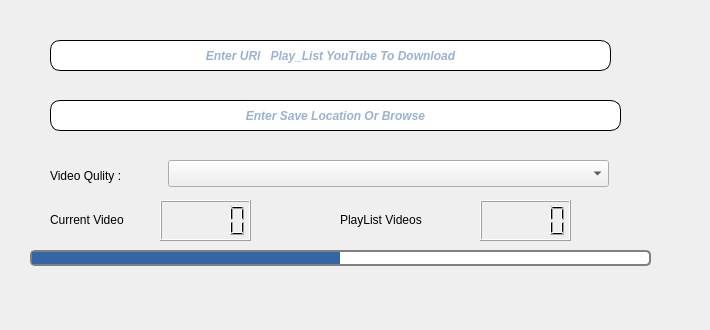
      <widget class="QWidget" name="tab_6">
       <attribute name="title">
        <string>PlayList</string>
       </attribute>
       <widget class="QLineEdit" name="lineEdit_5">
        <property name="geometry">
         <rect>
          <x>50</x>
          <y>40</y>
          <width>561</width>
          <height>31</height>
         </rect>
        </property>
        <property name="palette">
         <palette>
          <active>
           <colorrole role="WindowText">
            <brush brushstyle="SolidPattern">
             <color alpha="255">
              <red>52</red>
              <green>101</green>
              <blue>164</blue>
             </color>
            </brush>
           </colorrole>
           <colorrole role="Button">
            <brush brushstyle="SolidPattern">
             <color alpha="255">
              <red>221</red>
              <green>221</green>
              <blue>221</blue>
             </color>
            </brush>
           </colorrole>
           <colorrole role="Text">
            <brush brushstyle="SolidPattern">
             <color alpha="255">
              <red>52</red>
              <green>101</green>
              <blue>164</blue>
             </color>
            </brush>
           </colorrole>
           <colorrole role="ButtonText">
            <brush brushstyle="SolidPattern">
             <color alpha="255">
              <red>52</red>
              <green>101</green>
              <blue>164</blue>
             </color>
            </brush>
           </colorrole>
           <colorrole role="Base">
            <brush brushstyle="SolidPattern">
             <color alpha="255">
              <red>221</red>
              <green>221</green>
              <blue>221</blue>
             </color>
            </brush>
           </colorrole>
           <colorrole role="Window">
            <brush brushstyle="SolidPattern">
             <color alpha="255">
              <red>221</red>
              <green>221</green>
              <blue>221</blue>
             </color>
            </brush>
           </colorrole>
          </active>
          <inactive>
           <colorrole role="WindowText">
            <brush brushstyle="SolidPattern">
             <color alpha="255">
              <red>52</red>
              <green>101</green>
              <blue>164</blue>
             </color>
            </brush>
           </colorrole>
           <colorrole role="Button">
            <brush brushstyle="SolidPattern">
             <color alpha="255">
              <red>221</red>
              <green>221</green>
              <blue>221</blue>
             </color>
            </brush>
           </colorrole>
           <colorrole role="Text">
            <brush brushstyle="SolidPattern">
             <color alpha="255">
              <red>52</red>
              <green>101</green>
              <blue>164</blue>
             </color>
            </brush>
           </colorrole>
           <colorrole role="ButtonText">
            <brush brushstyle="SolidPattern">
             <color alpha="255">
              <red>52</red>
              <green>101</green>
              <blue>164</blue>
             </color>
            </brush>
           </colorrole>
           <colorrole role="Base">
            <brush brushstyle="SolidPattern">
             <color alpha="255">
              <red>221</red>
              <green>221</green>
              <blue>221</blue>
             </color>
            </brush>
           </colorrole>
           <colorrole role="Window">
            <brush brushstyle="SolidPattern">
             <color alpha="255">
              <red>221</red>
              <green>221</green>
              <blue>221</blue>
             </color>
            </brush>
           </colorrole>
          </inactive>
          <disabled>
           <colorrole role="WindowText">
            <brush brushstyle="SolidPattern">
             <color alpha="255">
              <red>52</red>
              <green>101</green>
              <blue>164</blue>
             </color>
            </brush>
           </colorrole>
           <colorrole role="Button">
            <brush brushstyle="SolidPattern">
             <color alpha="255">
              <red>221</red>
              <green>221</green>
              <blue>221</blue>
             </color>
            </brush>
           </colorrole>
           <colorrole role="Text">
            <brush brushstyle="SolidPattern">
             <color alpha="255">
              <red>52</red>
              <green>101</green>
              <blue>164</blue>
             </color>
            </brush>
           </colorrole>
           <colorrole role="ButtonText">
            <brush brushstyle="SolidPattern">
             <color alpha="255">
              <red>52</red>
              <green>101</green>
              <blue>164</blue>
             </color>
            </brush>
           </colorrole>
           <colorrole role="Base">
            <brush brushstyle="SolidPattern">
             <color alpha="255">
              <red>221</red>
              <green>221</green>
              <blue>221</blue>
             </color>
            </brush>
           </colorrole>
           <colorrole role="Window">
            <brush brushstyle="SolidPattern">
             <color alpha="255">
              <red>221</red>
              <green>221</green>
              <blue>221</blue>
             </color>
            </brush>
           </colorrole>
          </disabled>
         </palette>
        </property>
        <property name="font">
         <font>
          <weight>75</weight>
          <italic>true</italic>
          <bold>true</bold>
         </font>
        </property>
        <property name="acceptDrops">
         <bool>true</bool>
        </property>
        <property name="styleSheet">
         <string notr="true">QLineEdit
{
border:1px solid ;
border-radius :10px;
color:rgb(52, 101, 164);
}
QLineEdit::hover
{
	background-color: rgb(114, 159, 207);

}

</string>
        </property>
        <property name="alignment">
         <set>Qt::AlignCenter</set>
        </property>
        <property name="placeholderText">
         <string>Enter URl   Play_List YouTube To Download</string>
        </property>
        <property name="clearButtonEnabled">
         <bool>true</bool>
        </property>
       </widget>
       <widget class="QLineEdit" name="lineEdit_6">
        <property name="geometry">
         <rect>
          <x>50</x>
          <y>100</y>
          <width>571</width>
          <height>31</height>
         </rect>
        </property>
        <property name="font">
         <font>
          <weight>75</weight>
          <italic>true</italic>
          <bold>true</bold>
         </font>
        </property>
        <property name="styleSheet">
         <string notr="true">QLineEdit
{
border:1px solid ;
border-radius :10px;
color:rgb(52, 101, 164);
}
QLineEdit::hover
{
	background-color: rgb(114, 159, 207);
}
</string>
        </property>
        <property name="frame">
         <bool>true</bool>
        </property>
        <property name="alignment">
         <set>Qt::AlignCenter</set>
        </property>
        <property name="placeholderText">
         <string notr="true">Enter Save Location Or Browse</string>
        </property>
       </widget>
       <widget class="QLabel" name="label_16">
        <property name="geometry">
         <rect>
          <x>50</x>
          <y>160</y>
          <width>121</width>
          <height>31</height>
         </rect>
        </property>
        <property name="text">
         <string>Video Qulity :</string>
        </property>
       </widget>
       <widget class="QPushButton" name="pushButton_12">
        <property name="geometry">
         <rect>
          <x>630</x>
          <y>90</y>
          <width>71</width>
          <height>51</height>
         </rect>
        </property>
        <property name="mouseTracking">
         <bool>true</bool>
        </property>
        <property name="tabletTracking">
         <bool>true</bool>
        </property>
        <property name="autoFillBackground">
         <bool>false</bool>
        </property>
        <property name="styleSheet">
         <string notr="true">QPushButton
{
border-radius: 20px
}

QPushButton::hover
{
	background-color: rgb(114, 159, 207);
}
QPushButton:pressed
{
    color: black;
    background-color: #D1DBCB;
    padding-top: -15px;
    padding-bottom: -17px;
}</string>
        </property>
        <property name="text">
         <string/>
        </property>
        <property name="icon">
         <iconset resource="icons.qrc">
          <normaloff>:/icons/brosser.png</normaloff>:/icons/brosser.png</iconset>
        </property>
        <property name="iconSize">
         <size>
          <width>40</width>
          <height>80</height>
         </size>
        </property>
        <property name="checkable">
         <bool>true</bool>
        </property>
        <property name="autoDefault">
         <bool>true</bool>
        </property>
        <property name="default">
         <bool>true</bool>
        </property>
        <property name="flat">
         <bool>true</bool>
        </property>
       </widget>
       <widget class="QProgressBar" name="progressBar_3">
        <property name="geometry">
         <rect>
          <x>30</x>
          <y>250</y>
          <width>621</width>
          <height>16</height>
         </rect>
        </property>
        <property name="font">
         <font>
          <weight>50</weight>
          <bold>false</bold>
         </font>
        </property>
        <property name="cursor">
         <cursorShape>WaitCursor</cursorShape>
        </property>
        <property name="mouseTracking">
         <bool>true</bool>
        </property>
        <property name="tabletTracking">
         <bool>true</bool>
        </property>
        <property name="toolTip">
         <string>Progress Bar</string>
        </property>
        <property name="autoFillBackground">
         <bool>false</bool>
        </property>
        <property name="styleSheet">
         <string notr="true">QProgressBar{
border:2px solid grey;
border-radius :5px;
text-align:center;
color:white;
}
QProgressBar::chunk
{
background-color: rgb(52, 101, 164);
}
QProgressBar::hover
{
	background-color: rgb(114, 159, 207);

}



</string>
        </property>
        <property name="value">
         <number>50</number>
        </property>
        <property name="textVisible">
         <bool>false</bool>
        </property>
        <property name="orientation">
         <enum>Qt::Horizontal</enum>
        </property>
        <property name="invertedAppearance">
         <bool>false</bool>
        </property>
       </widget>
       <widget class="QLabel" name="label_17">
        <property name="geometry">
         <rect>
          <x>50</x>
          <y>210</y>
          <width>111</width>
          <height>19</height>
         </rect>
        </property>
        <property name="text">
         <string>Current Video</string>
        </property>
       </widget>
       <widget class="QLabel" name="label_18">
        <property name="geometry">
         <rect>
          <x>340</x>
          <y>210</y>
          <width>111</width>
          <height>19</height>
         </rect>
        </property>
        <property name="text">
         <string>PlayList Videos</string>
        </property>
       </widget>
       <widget class="QLCDNumber" name="lcdNumber_2">
        <property name="geometry">
         <rect>
          <x>480</x>
          <y>200</y>
          <width>91</width>
          <height>41</height>
         </rect>
        </property>
       </widget>
       <widget class="QPushButton" name="pushButton_13">
        <property name="geometry">
         <rect>
          <x>280</x>
          <y>270</y>
          <width>111</width>
          <height>51</height>
         </rect>
        </property>
        <property name="styleSheet">
         <string notr="true">QPushButton
{
border-radius: 20px
}

QPushButton::hover
{
	background-color: rgb(114, 159, 207);
}
QPushButton:pressed
{
    color: black;
    background-color: #D1DBCB;
    padding-top: -15px;
    padding-bottom: -17px;
}</string>
        </property>
        <property name="text">
         <string/>
        </property>
        <property name="icon">
         <iconset resource="icons.qrc">
          <normaloff>:/icons/images2.png</normaloff>:/icons/images2.png</iconset>
        </property>
        <property name="iconSize">
         <size>
          <width>100</width>
          <height>80</height>
         </size>
        </property>
       </widget>
       <widget class="QLCDNumber" name="lcdNumber_3">
        <property name="geometry">
         <rect>
          <x>160</x>
          <y>200</y>
          <width>91</width>
          <height>41</height>
         </rect>
        </property>
       </widget>
       <widget class="QLabel" name="label_21">
        <property name="geometry">
         <rect>
          <x>30</x>
          <y>290</y>
          <width>231</width>
          <height>19</height>
         </rect>
        </property>
        <property name="text">
         <string/>
        </property>
       </widget>
       <widget class="QPushButton" name="pushButton_17">
        <property name="geometry">
         <rect>
          <x>630</x>
          <y>30</y>
          <width>71</width>
          <height>51</height>
         </rect>
        </property>
        <property name="mouseTracking">
         <bool>true</bool>
        </property>
        <property name="tabletTracking">
         <bool>true</bool>
        </property>
        <property name="autoFillBackground">
         <bool>false</bool>
        </property>
        <property name="styleSheet">
         <string notr="true">QPushButton
{
border-radius: 30px
}

QPushButton::hover
{
	background-color: rgb(114, 159, 207);
}
QPushButton:pressed
{
    color: black;
    background-color: #D1DBCB;
    padding-top: -15px;
    padding-bottom: -17px;
}</string>
        </property>
        <property name="text">
         <string/>
        </property>
        <property name="icon">
         <iconset resource="icons.qrc">
          <normaloff>:/icons/Download.png</normaloff>:/icons/Download.png</iconset>
        </property>
        <property name="iconSize">
         <size>
          <width>80</width>
          <height>80</height>
         </size>
        </property>
        <property name="checkable">
         <bool>true</bool>
        </property>
        <property name="autoDefault">
         <bool>true</bool>
        </property>
        <property name="default">
         <bool>true</bool>
        </property>
        <property name="flat">
         <bool>true</bool>
        </property>
       </widget>
       <widget class="QComboBox" name="comboBox_2">
        <property name="geometry">
         <rect>
          <x>168</x>
          <y>160</y>
          <width>441</width>
          <height>27</height>
         </rect>
        </property>
       </widget>
      </widget>
